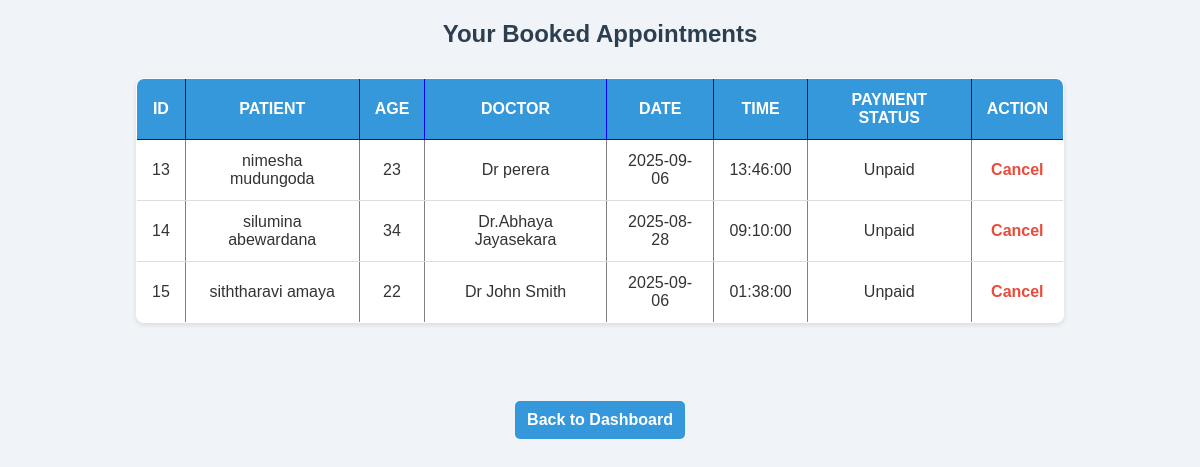
The page /patient/view_appointments.php (signed in) on the database its author committed.
### tables this page shows
CREATE TABLE IF NOT EXISTS `appointments` (
  `id` int NOT NULL AUTO_INCREMENT,
  `patient_id` int NOT NULL,
  `doctor_id` int DEFAULT NULL,
  `patient_name` varchar(100) DEFAULT NULL,
  `patient_age` int DEFAULT NULL,
  `appointment_date` date DEFAULT NULL,
  `appointment_time` time DEFAULT NULL,
  `status` enum('pending','confirmed','cancelled','completed') DEFAULT 'pending',
  `created_at` datetime DEFAULT CURRENT_TIMESTAMP,
  PRIMARY KEY (`id`),
  KEY `patient_id` (`patient_id`),
  KEY `doctor_id` (`doctor_id`)
);

CREATE TABLE IF NOT EXISTS `doctors` (
  `id` int NOT NULL AUTO_INCREMENT,
  `user_id` int NOT NULL,
  `full_name` varchar(100) NOT NULL,
  `specialty` varchar(50) DEFAULT NULL,
  `phone` varchar(20) DEFAULT NULL,
  `email` varchar(50) DEFAULT NULL,
  `created_at` datetime DEFAULT CURRENT_TIMESTAMP,
  PRIMARY KEY (`id`),
  KEY `user_id` (`user_id`)
);

### patient/view_appointments.php (the view, shortened to what this page needs)
<?php
include("../config/NewConnection.php");
$patient_id = $_SESSION['user_id'];
$sql = "
    SELECT a.id, a.patient_name, a.patient_age, a.doctor_id,
           a.appointment_date, a.appointment_time, a.status,
           d.full_name AS doctor_name,
           COALESCE(
               (SELECT p.payment_status
                FROM payments p
                WHERE p.appointment_id = a.id
                ORDER BY p.id DESC LIMIT 1), 'Unpaid'
           ) AS payment_status
    FROM appointments a
    LEFT JOIN doctors d ON a.doctor_id = d.id
    WHERE a.patient_id = ?
    ORDER BY a.id ASC
";
$stmt = $conn->prepare($sql);
$stmt->bind_param("i", $patient_id);
$stmt->execute();
$result = $stmt->get_result();
?>
<!DOCTYPE html>
<html>
<head>
    <link rel="stylesheet" href="view_appointments.css">
</head>
<body>
    <h2>Your Booked Appointments</h2>
    <?php
    if ($result->num_rows > 0) {
        echo "<table border='1' cellpadding='10'>";
        echo "<tr>
                <th>ID</th>
                <th>Patient</th>
                <th>Age</th>
                <th>Doctor</th>
                <th>Date</th>
                <th>Time</th>
                <th>Payment Status</th>
                <th>Action</th>
              </tr>";
        while ($row = $result->fetch_assoc()) {
            $status = strtolower(trim($row['payment_status']));
            if ($status === 'paid') {
                $paymentDisplay = "Paid";
            } elseif ($status === 'late paid') {
                $paymentDisplay = "Late Paid";
            } else {
                $paymentDisplay = "Unpaid";
            }
            echo "<tr>
                    <td>" . htmlspecialchars($row['id']) . "</td>
                    <td>" . htmlspecialchars($row['patient_name']) . "</td>
                    <td>" . htmlspecialchars($row['patient_age']) . "</td>
                    <td>" . htmlspecialchars($row['doctor_name'] ?? 'Not assigned') . "</td>
                    <td>" . htmlspecialchars($row['appointment_date']) . "</td>
                    <td>" . htmlspecialchars($row['appointment_time']) . "</td>
                    <td>" . $paymentDisplay . "</td>
                    <td>
                        <a href='cancel_appointment.php?id=" . $row['id'] . "'
                           onclick=\"return confirm('Are you sure you want to cancel this appointment?');\">
                           Cancel
                        </a>
                    </td>
                  </tr>";
        }
        echo "</table>";
    } else {
        echo "<p>You have no appointments booked yet.</p>";
    }
    ?>
    <br>
    <div class="back-link-container">
        <a href="patient_dashboard.php" class="back-link">Back to Dashboard</a>
    </div>
</body>
</html>

### patient/view_appointments.css (style rules this page uses)
body { font-family: Arial, sans-serif; background-color: #f0f4f8; margin: 20px; color: #333; }
h2 { text-align: center; color: #2c3e50; margin-bottom: 30px; }
table { width: 80%; margin: 0 auto 40px auto; border-collapse: collapse; background-color: #fff; box-shadow: 0 2px 5px rgba(0,0,0,0.1); border-radius: 8px; overflow: hidden; }
th, td { padding: 12px 15px; text-align: center; border-bottom: 1px solid #ddd; }
th { background-color: #3498db; color: white; font-weight: bold; text-transform: uppercase; border: 1px solid blue; }
a { color: #e74c3c; text-decoration: none; font-weight: bold; }
a.back-link { display: block; width: 150px; margin: 20px auto; padding: 10px; text-align: center; background-color: #3498db; color: white; border-radius: 5px; font-weight: bold; text-decoration: none; }

### rows shown on the page
appointments: id "13", patient_name "nimesha mudungoda", patient_age "23", doctor.full_name "Dr perera", appointment_date "2025-09-06", appointment_time "13:46:00", paymentDisplay "Unpaid"
appointments: id "14", patient_name "silumina abewardana", patient_age "34", doctor.full_name "Dr.Abhaya Jayasekara", appointment_date "2025-08-28", appointment_time "09:10:00", paymentDisplay "Unpaid"
appointments: id "15", patient_name "siththaravi amaya", patient_age "22", doctor.full_name "Dr John Smith", appointment_date "2025-09-06", appointment_time "01:38:00", paymentDisplay "Unpaid"
